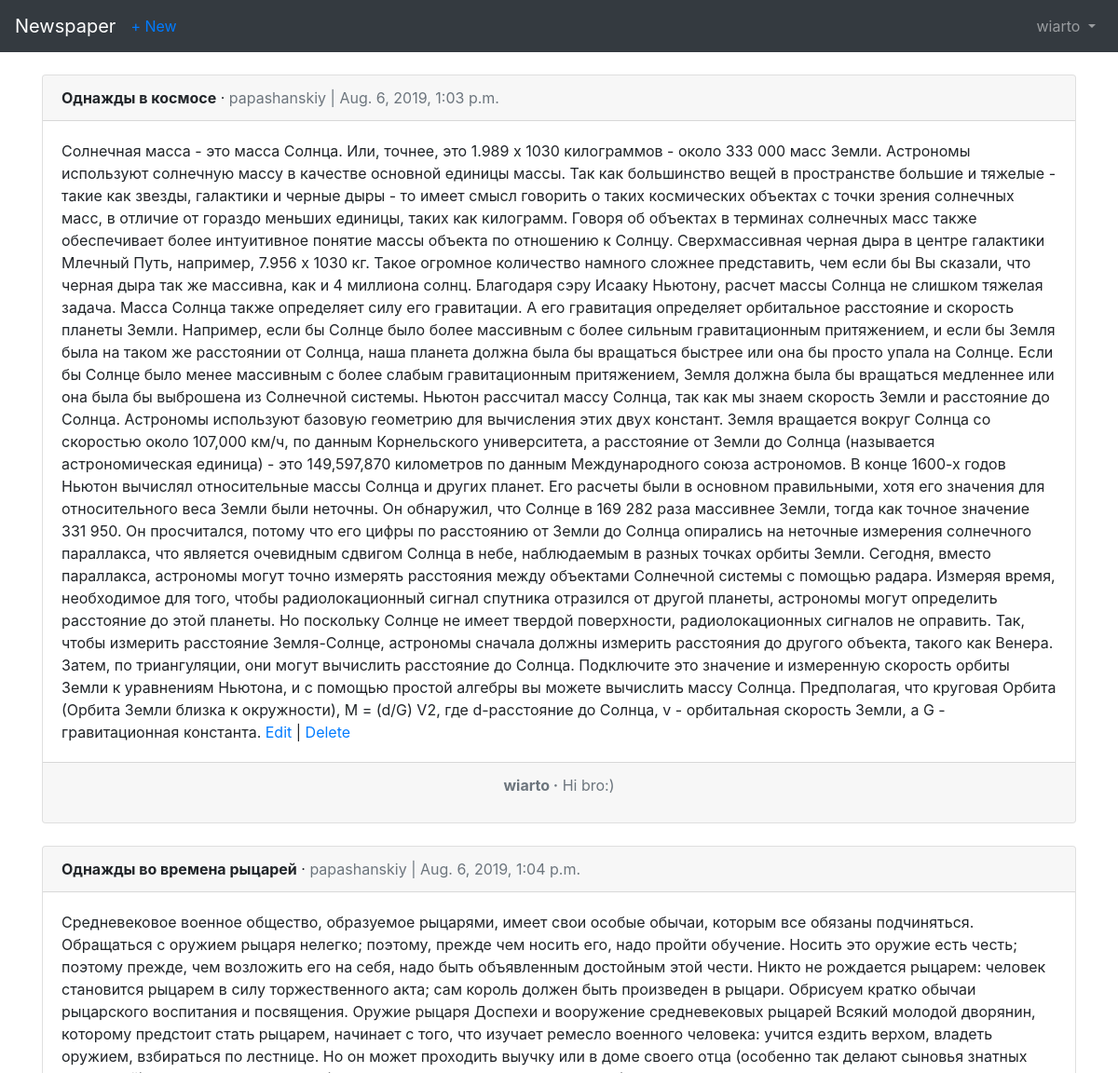
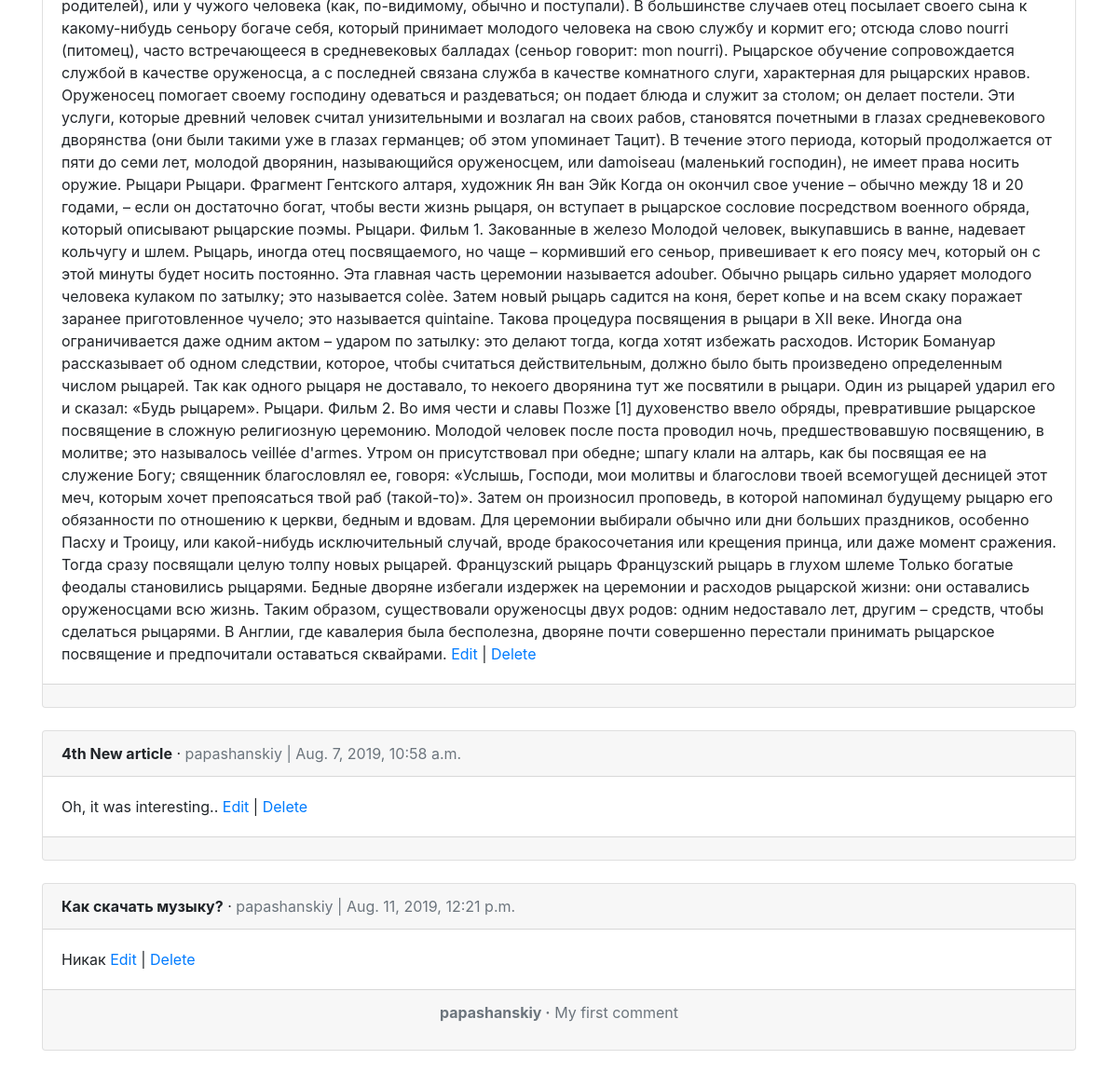
Screenshot of /articles/ (signed in) with the database file from the repository (2 pictures, top to bottom).
### users/models.py (models this page shows)
class CustomUser(AbstractUser):
    age = models.PositiveIntegerField(null=True, blank=True)

### articles/models.py (models this page shows, shortened)
class Article(models.Model):
    title = models.CharField(max_length=255)
    body = models.TextField()
    date = models.DateTimeField(auto_now_add=True)
    author = models.ForeignKey(
        get_user_model(),
        on_delete=models.CASCADE,
    )

class Comment(models.Model):
    article = models.ForeignKey(
        Article,
        on_delete=models.CASCADE,
        related_name='comments',
    )
    comment = models.CharField(max_length=140)
    author = models.ForeignKey(
        get_user_model(),
        on_delete=models.CASCADE,
    )
    def __str__(self):
        return self.comment

### articles/views.py (the view)
# urls.py: path('', ArticleListView.as_view(), name='article_list'),
class ArticleListView(LoginRequiredMixin, ListView):
    model = Article
    template_name = 'article_list.html'
    login_url = 'login'

### templates/article_list.html (shortened to what this page needs)
{% extends 'base.html' %}
{% block content %}
    {% for article in object_list %}
        <div class="card">
            <div class="card-header">
                <span class="font-weight-bold">{{ article.title }}</span> &middot;
                <span class="text-muted">{{ article.author }} | {{ article.date }}</span>
            </div>
            <div class="card-body">
                {{ article.body }}
                <a href="{% url 'article_edit' article.pk %}">Edit</a> |
                <a href="{% url 'article_delete' article.pk %}">Delete</a>
            </div>
            <div class="card-footer text-center text-muted">
                {% for comment in article.comments.all %}
                    <p>
                        <span class="font-weight-bold">{{ comment.author }} &middot;</span>
                        {{ comment }}
                    </p>
                {% endfor %}
            </div>
        </div>
        <br />
    {% endfor %}
{% endblock %}

### templates/base.html (shortened to what this page needs)
<!DOCTYPE html>
<html lang="en">
    <head>
        <link rel="stylesheet" href="https://stackpath.bootstrapcdn.com/bootstrap/4.1.3/css/bootstrap.min.css">
    </head>
    <body>
        <nav class="navbar navbar-expand-md navbar-dark bg-dark mb-4">
            <a class="navbar-brand" href="{% url 'home' %}">Newspaper</a>
            {% if user.is_authenticated %}
                <ul class="navbar-nav mr-auto">
                    <li class="nav-item"><a href="{% url 'article_new' %}">+ New</a></li>
                </ul>
            {% endif %}
            <div class="collapse navbar-collapse" id="navbarCollapse">
                {% if user.is_authenticated %}
                    <ul class="navbar-nav ml-auto">
                        <li class="nav-item">
                            <a class="nav-link dropdown-toggle" href="#" id="userMenu"
                            data-toggle="dropdown" aria-haspopup="true" aria-expanded="false">
                                {{ user.username }}
                            </a>
                        </li>
                    </ul>
                {% else %}
                    <form class="form-inline ml-auto">
                        <a href="{% url 'login' %}" class="btn btn-outline-secondary">Log In</a>
                        <a href="{% url 'signup' %}" class="btn btn-primary ml-2">Sign up</a>
                    </form>
                {% endif %}
            </div>
        </nav>
        <div class="container">
            {% block content %}
            {% endblock content %}
        </div>
    </body>
</html>

### rows the page displays
CustomUser: username "wiarto"
Article: title "Однажды в космосе", author "papashanskiy", date "Aug. 6, 2019, 1:03 p.m.", body "Солнечная масса - это масса Солнца. Или, точнее, это 1.989 x 1030 килограммов - около 333 000 масс Земли. Астрономы используют солнечную массу в качестве основной единицы массы. Так как большинство вещей в пространстве большие и тяжелые - такие как звезды, галактики и черные дыры - то имеет смысл говорить о таких космических объектах с точки зрения солнечных масс, в отличие от гораздо меньших единицы, таких как килограмм. Говоря об объектах в терминах солнечных масс также обеспечивает более интуитивное понятие массы объекта по отношению к Солнцу. Сверхмассивная черная дыра в центре галактики Млечный Путь, например, 7.956 х 1030 кг. Такое огромное количество намного сложнее представить, чем…"
Comment: author "wiarto", comment "Hi bro:)"
Article: title "Однажды во времена рыцарей", author "papashanskiy", date "Aug. 6, 2019, 1:04 p.m.", body "Средневековое военное общество, образуемое рыцарями, имеет свои особые обычаи, которым все обязаны подчиняться. Обращаться с оружием рыцаря нелегко; поэтому, прежде чем носить его, надо пройти обучение. Носить это оружие есть честь; поэтому прежде, чем возложить его на себя, надо быть объявленным достойным этой чести. Никто не рождается рыцарем: человек становится рыцарем в силу торжественного акта; сам король должен быть произведен в рыцари. Обрисуем кратко обычаи рыцарского воспитания и посвящения. Оружие рыцаря Доспехи и вооружение средневековых рыцарей Всякий молодой дворянин, которому предстоит стать рыцарем, начинает с того, что изучает ремесло военного человека: учится ездить верхом,…"
Article: title "4th New article", author "papashanskiy", date "Aug. 7, 2019, 10:58 a.m.", body "Oh, it was interesting.."
Article: title "Как скачать музыку?", author "papashanskiy", date "Aug. 11, 2019, 12:21 p.m.", body "Никак"
Comment: author "papashanskiy", comment "My first comment"
